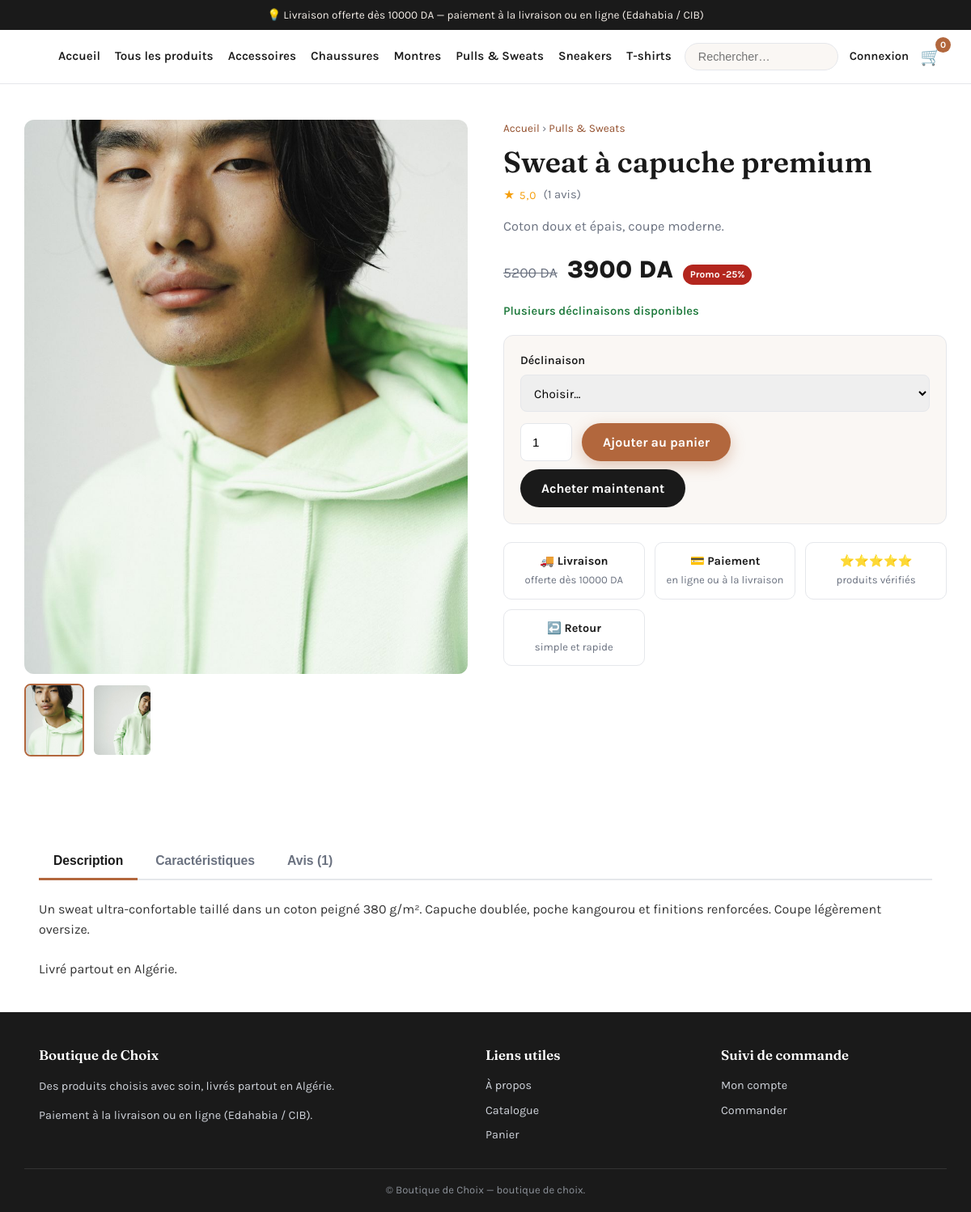
Page /produits/sweat-a-capuche-premium/ on the committed database.
### apps/catalog/models.py (models this page shows, shortened)
class Category(models.Model):
    name = models.CharField("Nom", max_length=120)
    slug = models.SlugField("Slug", max_length=140, unique=True, blank=True)
    parent = models.ForeignKey(
        "self",
        verbose_name="Catégorie parente",
        on_delete=models.CASCADE,
        null=True,
        blank=True,
        related_name="children",
    )
    image = models.ImageField(
        "Image", upload_to="categories/", null=True, blank=True
    )
    description = models.TextField("Description", blank=True)
    is_active = models.BooleanField("Active", default=True)
    order = models.PositiveIntegerField("Ordre", default=0)
    class Meta:
        verbose_name = "Catégorie"
        verbose_name_plural = "Catégories"
        ordering = ["order", "name"]
    def get_absolute_url(self):
        return reverse("catalog:category", kwargs={"slug": self.slug})

class ProductImage(models.Model):
    product = models.ForeignKey(
        Product,
        verbose_name="Produit",
        on_delete=models.CASCADE,
        related_name="images",
    )
    image = models.ImageField("Image", upload_to="products/")
    alt = models.CharField(
        "Texte alternatif", max_length=255, blank=True,
        help_text="Description de l'image pour le référencement.",
    )
    is_primary = models.BooleanField(
        "Image principale", default=False,
        help_text="Affichée en premier sur la fiche produit.",
    )
    order = models.PositiveIntegerField("Ordre", default=0)
    class Meta:
        verbose_name = "Image produit"
        verbose_name_plural = "Images produit"
        ordering = ["order", "pk"]

class Product(models.Model):
    category = models.ForeignKey(
        Category,
        verbose_name="Catégorie",
        on_delete=models.PROTECT,
        related_name="products",
    )
    name = models.CharField("Nom du produit", max_length=200)
    slug = models.SlugField("Slug", max_length=220, unique=True, blank=True)
    sku = models.CharField("Référence (SKU)", max_length=60, blank=True)
    short_description = models.CharField(
        "Accroche", max_length=255, blank=True,
        help_text="Phrase courte affichée dans les listes de produits.",
    )
    description = models.TextField(
        "Description détaillée", blank=True,
        help_text="Description riche affichée sur la page produit.",
    )
    price = models.DecimalField(
        "Prix de vente (DA)", max_digits=10, decimal_places=2
    )
    compare_at_price = models.DecimalField(
        "Prix barré (DA)", max_digits=10, decimal_places=2,
        null=True, blank=True,
        help_text="Ancien prix affiché en promo (optionnel).",
    )
    stock = models.PositiveIntegerField("Stock", default=0)
    is_active = models.BooleanField("En ligne", default=True)
    is_featured = models.BooleanField("Mis en avant", default=False)
    created_at = models.DateTimeField("Créé le", auto_now_add=True)
    updated_at = models.DateTimeField("Mis à jour le", auto_now=True)
    class Meta:
        verbose_name = "Produit"
        verbose_name_plural = "Produits"
        ordering = ["-created_at"]
    @property
    def has_variants(self):
        return self.variants.filter(is_active=True).exists()
    @property
    def is_on_sale(self):
        return bool(
            self.compare_at_price and self.compare_at_price > self.price
        )
    @property
    def discount_percent(self):
        if not self.is_on_sale:
            return 0
        return round(
            (1 - float(self.price) / float(self.compare_at_price)) * 100
        )
    @property
    def average_rating(self):
        return self.reviews.filter(is_approved=True).aggregate(
            avg=models.Avg("rating")
        )["avg"]
    @property
    def review_count(self):
        return self.reviews.filter(is_approved=True).count()

### apps/catalog/views.py (the view)
# urls.py: path("produits/<slug:slug>/", views.product_detail, name="product_detail"),
def product_detail(request, slug):
    product = get_object_or_404(
        Product.objects.filter(is_active=True)
        .select_related("category")
        .prefetch_related("images", "attributes", "reviews"),
        slug=slug,
    )
    images = list(product.images.all())
    reviews = product.reviews.filter(is_approved=True).order_by("-created_at")
    context = {
        "product": product,
        "images": images,
        "primary_image": images[0] if images else None,
        "reviews": reviews,
        "has_variants": bool(product.variants.filter(is_active=True).exists()),
        "page_title": product.name,
        "meta_description": product.short_description,
    }
    return render(request, "catalog/product_detail.html", context)

### apps/cart/services.py (called while the page is built)
    def __len__(self):
        return sum(data["qty"] for data in self.cart.values())

### apps/core/context_processors.py (called while the page is built)
def store_settings(request):
    cart = CartSession(request)
    return {
        "store_name": settings.STORE_NAME,
        "store_currency_symbol": settings.CURRENCY_SYMBOL,
        "store_categories": Category.objects.filter(is_active=True),
        "cart_count": len(cart),
        "free_shipping_threshold": settings.SHIPPING_FREE_THRESHOLD,
        "shipping_flat_rate": settings.SHIPPING_FLAT_RATE,
        "allow_cod": settings.ALLOW_PAYMENT_ON_DELIVERY,
    }

### templates/catalog/product_detail.html (shortened to what this page needs)
{% extends "core/base.html" %}
{% block content %}
<div class="container pdp">
  <div class="pdp-gallery">
    <div class="gallery-main">
      {% if primary_image %}
        <img src="{{ primary_image.image.url }}" alt="{{ primary_image.alt|default:product.name }}" id="mainImage">
      {% else %}
        <div style="display:grid;place-items:center;height:100%;color:var(--muted);">Image bientôt disponible</div>
      {% endif %}
    </div>
    {% if images|length > 1 %}
      <div class="gallery-thumbs">
        {% for img in images %}
          <img src="{{ img.image.url }}" alt="{{ img.alt|default:product.name }}" data-full="{{ img.image.url }}" class="{% if forloop.first %}active{% endif %}">
        {% endfor %}
      </div>
    {% endif %}
  </div>
  <div class="pdp-info">
    <nav class="pdp-breadcrumb">
      <a href="{% url 'core:home' %}">Accueil</a> ›
      <a href="{{ product.category.get_absolute_url }}">{{ product.category.name }}</a>
    </nav>
    <h1>{{ product.name }}</h1>
    <div class="pdp-rating">
      {% if product.average_rating %}
        <span class="stars">★ {{ product.average_rating|floatformat:1 }}</span>
        <a href="#avis">({{ product.review_count }} avis)</a>
      {% else %}
        <span style="color:var(--muted);">Soyez le premier à donner votre avis</span>
      {% endif %}
    </div>
    {% if product.short_description %}
      <p class="pdp-short">{{ product.short_description }}</p>
    {% endif %}
    <div class="pdp-price">
      {% if product.is_on_sale %}
        <span class="price-compare">{{ product.compare_at_price|floatformat:0 }} {{ store_currency_symbol }}</span>
      {% endif %}
      <span class="price">{{ product.price|floatformat:0 }} {{ store_currency_symbol }}</span>
      {% if product.is_on_sale %}<span class="badge badge-sale">Promo -{{ product.discount_percent }}%</span>{% endif %}
    </div>
    {% if product.has_variants %}
      <div class="stock-line stock-ok">Plusieurs déclinaisons disponibles</div>
    {% endif %}
    <div class="buy-box">
      <form action="{% url 'cart:add_to_cart' product.pk %}" method="post">
        {% if has_variants %}
          <div class="form-field">
            <label for="id_variant">Déclinaison</label>
            <select id="id_variant" name="variant" required>
              <option value="">Choisir…</option>
            </select>
          </div>
        {% endif %}
        <div class="buy-row">
          <input class="qty-input" type="number" name="quantity" value="1" min="1" max="{{ product.stock }}" aria-label="Quantité">
          <div class="buy-actions">
            <button class="btn btn-primary" type="submit">Ajouter au panier</button>
          </div>
        </div>
        <div class="buy-actions" style="margin-top:10px;">
          <button class="btn btn-dark" type="submit" name="next" value="checkout">Acheter maintenant</button>
        </div>
      </form>
    </div>
    <div class="trust-row">
      <div class="trust-item"><strong>🚚 Livraison</strong> offerte dès {{ free_shipping_threshold }} DA</div>
      <div class="trust-item"><strong>💳 Paiement</strong> en ligne ou à la livraison</div>
      <div class="trust-item"><strong>⭐⭐⭐⭐⭐</strong> produits vérifiés</div>
      <div class="trust-item"><strong>↩️ Retour</strong> simple et rapide</div>
    </div>
  </div>
</div>
<div class="container pdp-sections">
  <div class="tabs" role="tablist">
    <button class="tab-btn active" data-tab="tab-description" role="tab">Description</button>
    {% if product.attributes.all %}
      <button class="tab-btn" data-tab="tab-specs" role="tab">Caractéristiques</button>
    {% endif %}
    <button class="tab-btn" data-tab="tab-reviews" role="tab">Avis ({{ product.review_count }})</button>
  </div>
  <div id="tab-description" class="tab-panel active">
    {% if product.description %}
      <div class="pdp-description">{{ product.description|linebreaksbr }}</div>
    {% else %}
      <p style="color:var(--muted);">Pas encore de description détaillée pour ce produit.</p>
    {% endif %}
  </div>
</div>
{% endblock %}

### templates/core/base.html (shortened to what this page needs)
{% load static %}
<!DOCTYPE html>
<html lang="fr">
<head>
  <link rel="stylesheet" href="{% static 'css/style.css' %}">
</head>
<body>
  <div class="announce">
    💡 Livraison offerte dès {{ free_shipping_threshold }} {{ store_currency_symbol }} —
    paiement à la livraison ou en ligne (Edahabia / CIB)
  </div>
  <header class="site-header">
    <div class="container header-inner">
      <nav id="mainNav" class="main-nav" aria-label="Navigation principale">
        <a href="{% url 'core:home' %}">Accueil</a>
        <a href="{% url 'catalog:product_list' %}">Tous les produits</a>
        {% for cat in store_categories|slice:":6" %}
          <a href="{{ cat.get_absolute_url }}">{{ cat.name }}</a>
        {% endfor %}
      </nav>
      <div class="header-actions">
        <form class="header-search" action="{% url 'catalog:product_list' %}" method="get" role="search">
          <input type="search" name="q" placeholder="Rechercher…" aria-label="Rechercher un produit">
        </form>
        {% if user.is_authenticated %}
          <a class="header-link" href="{% url 'accounts:dashboard' %}">Mon compte</a>
        {% else %}
          <a class="header-link" href="{% url 'accounts:login' %}">Connexion</a>
        {% endif %}
        <a class="cart-link" href="{% url 'cart:cart_detail' %}">
          <span aria-hidden="true">🛒</span>
          <span class="cart-count" id="cartCount">{{ cart_count }}</span>
        </a>
      </div>
    </div>
  </header>
  <main id="main">
    {% block content %}{% endblock %}
  </main>
  <footer class="site-footer">
    <div class="container footer-grid">
      <div>
        <h4>{{ store_name }}</h4>
        <p>Des produits choisis avec soin, livrés partout en Algérie.</p>
        <p>Paiement à la livraison ou en ligne (Edahabia / CIB).</p>
      </div>
      <div>
        <h4>Liens utiles</h4>
        <a href="{% url 'core:about' %}">À propos</a>
        <a href="{% url 'catalog:product_list' %}">Catalogue</a>
        <a href="{% url 'cart:cart_detail' %}">Panier</a>
      </div>
      <div>
        <h4>Suivi de commande</h4>
        <a href="{% url 'accounts:dashboard' %}">Mon compte</a>
        <a href="{% url 'orders:checkout' %}">Commander</a>
      </div>
    </div>
    <div class="container footer-bottom">
      &copy; {{ store_name }} — boutique de choix.
    </div>
  </footer>
</body>
</html>

### rows in the picture
Category: name "Accessoires"
Category: name "Chaussures"
Category: name "Montres"
Category: name "Pulls & Sweats"
Category: name "Sneakers"
Category: name "T-shirts"
ProductImage: image (picture)
ProductImage: image (picture)
Product: category.name "Pulls & Sweats", name "Sweat à capuche premium", average_rating "5,0", review_count "1", short_description "Coton doux et épais, coupe moderne.", compare_at_price "5200", price "3900", discount_percent "25", description "Un sweat ultra-confortable taillé dans un coton peigné 380 g/m². Capuche doublée, poche kangourou et finitions renforcées. Coupe légèrement oversize. Livré partout en Algérie."

### other values in the picture
{{ free_shipping_threshold }} "10000"
{{ store_currency_symbol }} "DA"
{{ cart_count }} "0"
{{ store_name }} "Boutique de Choix"
